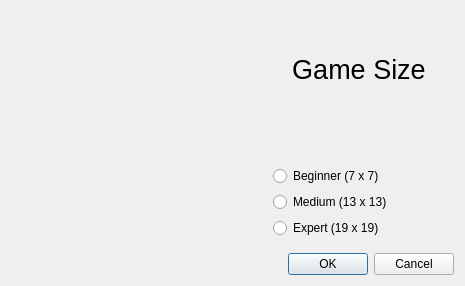
<?xml version="1.0" encoding="UTF-8"?>
<ui version="4.0">
 <class>GameSize</class>
 <widget class="QDialog" name="GameSize">
  <property name="windowModality">
   <enum>Qt::NonModal</enum>
  </property>
  <property name="geometry">
   <rect>
    <x>0</x>
    <y>0</y>
    <width>465</width>
    <height>286</height>
   </rect>
  </property>
  <property name="windowTitle">
   <string>Game Size</string>
  </property>
  <layout class="QVBoxLayout" name="verticalLayout">
   <item>
    <layout class="QHBoxLayout" name="horizontalLayout">
     <item>
      <layout class="QHBoxLayout" name="main_layout">
       <item>
        <widget class="QWidget" name="main_widget" native="true"/>
       </item>
       <item>
        <widget class="QWidget" name="side_layout" native="true">
         <property name="maximumSize">
          <size>
           <width>190</width>
           <height>16777215</height>
          </size>
         </property>
         <layout class="QVBoxLayout" name="verticalLayout_3">
          <item>
           <layout class="QVBoxLayout" name="verticalLayout_2">
            <item>
             <widget class="QLabel" name="logo">
              <property name="text">
               <string>&lt;html&gt;&lt;head/&gt;&lt;body&gt;&lt;p align=&quot;center&quot;&gt;&lt;span style=&quot; font-size:20pt;&quot;&gt;Game Size&lt;/span&gt;&lt;/p&gt;&lt;/body&gt;&lt;/html&gt;</string>
              </property>
             </widget>
            </item>
            <item>
             <spacer name="verticalSpacer">
              <property name="orientation">
               <enum>Qt::Vertical</enum>
              </property>
              <property name="sizeType">
               <enum>QSizePolicy::Fixed</enum>
              </property>
              <property name="sizeHint" stdset="0">
               <size>
                <width>20</width>
                <height>40</height>
               </size>
              </property>
             </spacer>
            </item>
            <item>
             <layout class="QVBoxLayout" name="verticalLayout_4">
              <item>
               <widget class="QRadioButton" name="beginner_option">
                <property name="text">
                 <string>Beginner (7 x 7)</string>
                </property>
               </widget>
              </item>
              <item>
               <widget class="QRadioButton" name="medium_option">
                <property name="text">
                 <string>Medium (13 x 13)</string>
                </property>
               </widget>
              </item>
              <item>
               <widget class="QRadioButton" name="expert_option">
                <property name="text">
                 <string>Expert (19 x 19)</string>
                </property>
               </widget>
              </item>
             </layout>
            </item>
           </layout>
          </item>
         </layout>
        </widget>
       </item>
      </layout>
     </item>
    </layout>
   </item>
   <item>
    <widget class="QDialogButtonBox" name="buttonBox">
     <property name="orientation">
      <enum>Qt::Horizontal</enum>
     </property>
     <property name="standardButtons">
      <set>QDialogButtonBox::Cancel|QDialogButtonBox::Ok</set>
     </property>
    </widget>
   </item>
  </layout>
 </widget>
 <resources/>
 <connections>
  <connection>
   <sender>buttonBox</sender>
   <signal>accepted()</signal>
   <receiver>GameSize</receiver>
   <slot>accept()</slot>
   <hints>
    <hint type="sourcelabel">
     <x>248</x>
     <y>254</y>
    </hint>
    <hint type="destinationlabel">
     <x>157</x>
     <y>274</y>
    </hint>
   </hints>
  </connection>
  <connection>
   <sender>buttonBox</sender>
   <signal>rejected()</signal>
   <receiver>GameSize</receiver>
   <slot>reject()</slot>
   <hints>
    <hint type="sourcelabel">
     <x>316</x>
     <y>260</y>
    </hint>
    <hint type="destinationlabel">
     <x>286</x>
     <y>274</y>
    </hint>
   </hints>
  </connection>
 </connections>
</ui>
